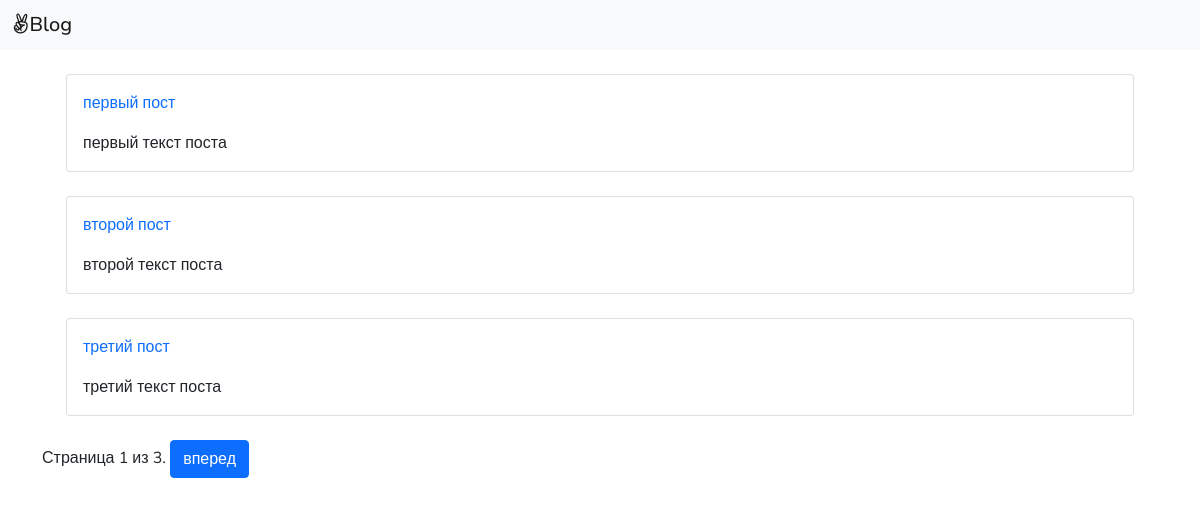
The page / on the database its author committed.
### blog/models.py (models this page shows, shortened)
class Post(models.Model):
    author = models.ForeignKey(settings.AUTH_USER_MODEL, on_delete= models.CASCADE)
    title = models.CharField(max_length=50)
    text = models.TextField()

### blog/views.py (the view)
# urls.py: path('', views.posts_view),
def posts_view(request):
    posts =Post.objects.all()
    paginator = Paginator(posts, 3)
    page = request.GET.get('page')
    try:
        posts = paginator.page(page)
    except PageNotAnInteger:
        posts = paginator.page(1)
    return render(request, 'posts.html', {'posts': posts, 'page': page,})

### blog/templates/posts.html
{% extends 'base.html' %}
{% block content %}
{% for post in posts %}
<div class="container">
    <div class="card m-4" >
        <div class="card-body">
            <a href="{% url 'post_detail' post.pk %}"><p>{{post.title}}</p></a>
            <p class="card-text">{{post.text}}</p>
        </div>
    </div>
</div>
{% endfor %}
<div class="container">
    {% include "paginator.html" with page=posts %}
</div>
{% endblock %}

### blog/templates/base.html (style rules this page uses)
body { font-family: 'Nunito Sans', sans-serif; }
a { text-decoration:none }

### rows shown on the page
Post: title "первый пост", text "первый текст поста"
Post: title "второй пост", text "второй текст поста"
Post: title "третий пост", text "третий текст поста"

### other values the page prints
{{ page.number }} "1"
{{ page.paginator.num_pages }} "3"
